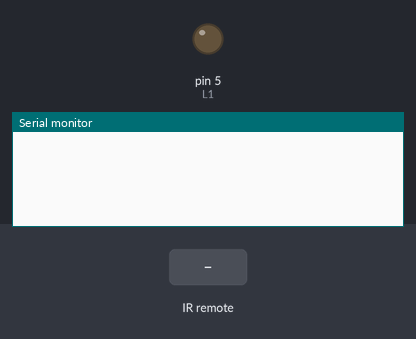
A sketch run on a simulated Arduino Uno, built with avr-gcc and run on an emulated ATmega328P. On the bench: output pins drawn as LEDs (lit = HIGH), the last lines printed to the serial monitor. The test bench sets the inputs (shaded band).

Above: at 1.2 s.
1.3 s: infrared code 0x1FE50AF received
At 1.8 s:
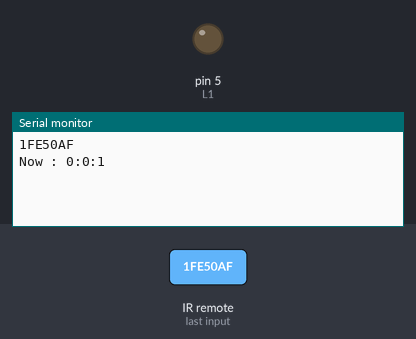
2.8 s: infrared code 0x1FED827 received
At 4.0 s:
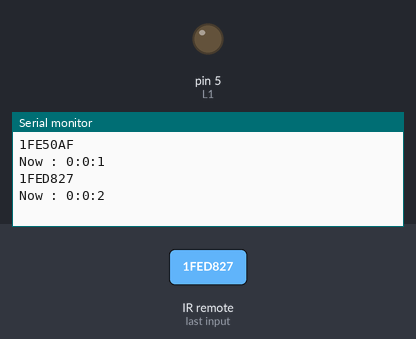
4.3 s: infrared code 0x1FEF807 received
At 5.3 s:
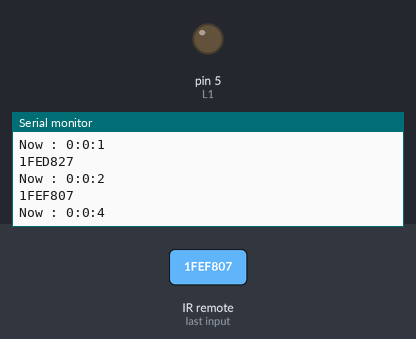

Measured:
- after the input at 1.3 s, the serial monitor: prints a new line at once (image 1)
- after the input at 2.8 s, the serial monitor: prints a new line at once (image 2)
- after the input at 4.3 s, the serial monitor: prints a new line at once (image 3)

The sketch:

test19.ino
```cpp
#include  <TimerOne.h>
#include <IRremote.h>

#define b1 0x1FE50AF
#define b2 0x1FED827
#define b3 0x1FEF807
#define b4 0x1FE30CF
#define b5 0x1FEB04F
#define b6 0x1FE708F
#define b7 0x1FE00FF
#define b8 0x1FEF00F
#define b9 0x1FE9867
#define b0 0x1FEE01F
#define mode 0x1FE20DF
#define prev 0x1FEC03F
#define next 0x1FE40BF


int st=0;
int m=0;
int to=0;
int toff=0;
int tn=0;

int hour=0;
int minute=0;
int second=0;

int L1=5;
int RECV_PIN = 4;

int timenow[3]={00,00,00};;
int timeon[3]={21,03,00};
int timeoff[3]={21,04,00};
int currenttime[3]={0,0,0};


IRrecv irrecv(RECV_PIN);

decode_results results;

void setup() {
  irrecv.enableIRIn();
  Timer1.initialize(1000);
  Timer1.attachInterrupt(time_check, 1000000);
  pinMode(L1, OUTPUT);
  digitalWrite(L1,LOW);
  Serial.begin(9600);
}

void time_check(){
  if(st==0)
  {
     second++;
    if(second>=60){
    minute++;
    second=0;
  }
  if(minute>=60){
    hour++;
    minute=0;
  }
  if(hour>=24){
    hour=0;
  }
  }

}

void printNow(){

  Serial.print("Now : ");
  Serial.print(currenttime[0]);
  Serial.print(":");
  Serial.print(currenttime[1]);
  Serial.print(":");
  Serial.println(currenttime[2]);
}
void printTo(){

}
void printTn(){

}

void loop() {
  if (irrecv.decode(&results)) {
    Serial.println(results.value,HEX);
  switch(results.value){
    case mode:{
      if(m==0){
        st=1;
        second=0;
        m=1;
        printNow();
      }
      else{
        st=0;
        m=0;
        printNow();
      }
      break;
    }
    case b1:{
      if(st==1)
      timenow[0]++;
      printNow();
     break;
    }
    case b2:{
      if(st==1)
      timenow[1]++;
      printNow();
     break;
    }
    case b3:{
      if(st==1)
      second++;
      printNow();
     break;
    }
    case b4:{
      if(st==1){
        timenow[0]--;
      }
      printNow();
     break;
    }
    case b5:{
      if(st==1)
      timenow[1]--;
      printNow();
     break;
    }
    case b6:{
      if(st==1)
      second--;
      printNow();
     break;
    }
    case b7:{

     break;
    }
    case b8:{
      if(to==0){

      }
      else{

      }
     break;
    }
    case b9:{
      tn=3;
     break;
    }
    case prev:{
     break;
    }
    case next:{
     break;
    }
    default:{
      break;
    }
  }

    irrecv.resume();
  }


  currenttime[0]=timenow[0]+hour;
  currenttime[1]=timenow[1]+minute;
  currenttime[2]=timenow[2]+second;
  //printNow();
  /*
  Serial.print("Time On : ");
  Serial.print(timeon[0]);
  Serial.print(":");
  Serial.print(timeon[1]);
  Serial.print(":");
  Serial.println(timeon[2]);
  */
  if(currenttime[0]==timeon[0] && currenttime[1]==timeon[1] && currenttime[2]==timeon[2]){
     digitalWrite(L1,HIGH);
     Serial.println("FIRED");
  }
  if(currenttime[0]==timeoff[0] && currenttime[1]==timeoff[1] && currenttime[2]==timeoff[2]){
     digitalWrite(L1,LOW);
     Serial.println("FIRED");
  }
  //delay(1000);
}
```
